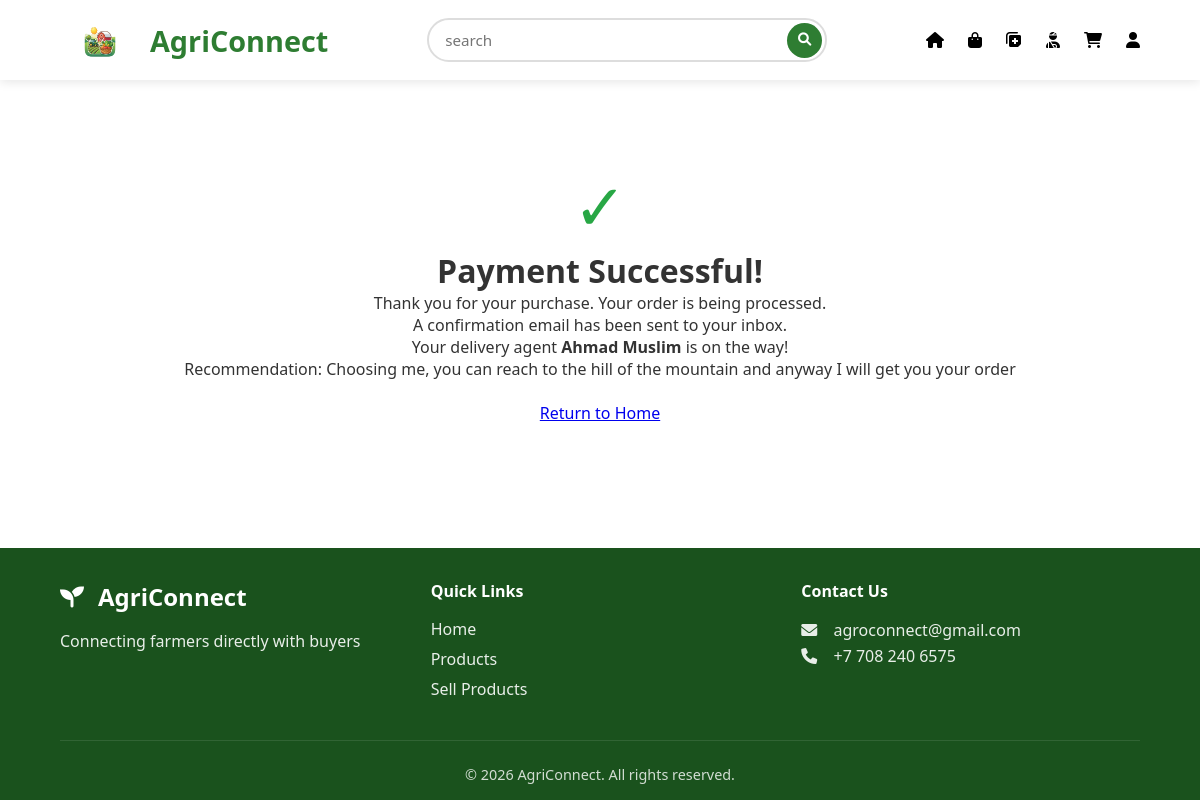
The page /success/ (signed in) on the database its author committed.
### farmer_app/models.py (models this page shows, shortened)
class Deliveries(models.Model):
    fullname = models.CharField(max_length=255)
    image = models.ImageField(upload_to="delivery_images/", blank=True, null=True)
    working_stage = models.IntegerField()
    recommendation = models.TextField()

### farmer_app/views.py (the view)
# urls.py: path('success/', views.payment_success, name='payment_success'),
@login_required
def payment_success(request):
    delivery_id = request.session.get('assigned_delivery_id')
    delivery_person = None
    if delivery_id:
        delivery_person = Deliveries.objects.get(id=delivery_id)
    if 'cart' in request.session:
        del request.session['cart']
    return render(request, 'success.html', {'delivery_person': delivery_person})

### farmer_app/templates/success.html
{% extends 'base.html' %}
{% block content %}
<div class="container" style="text-align: center; padding: 50px;">
    <div class="success-icon" style="font-size: 64px; color: #28a745;">✓</div>
    <h1>Payment Successful!</h1>
    <p>Thank you for your purchase. Your order is being processed.</p>
    <p>A confirmation email has been sent to your inbox.</p>
    {% if delivery_person %}
        <p>Your delivery agent <strong>{{ delivery_person.fullname }}</strong> is on the way!</p>
        <p>Recommendation: {{ delivery_person.recommendation }}</p>
    {% endif %}
    <br>
    <a href="/" class="btn btn-outline-primary">Return to Home</a>
</div>
{% endblock %}

### farmer_app/static/css/base.css (style rules this page uses)
* { margin: 0; padding: 0; box-sizing: border-box; font-family: 'Segoe UI', Tahoma, Geneva, Verdana, sans-serif; }
body { background-color: #ffffff; color: #333; min-height: 100vh; display: flex; flex-direction: column; }
main > * { animation: fadeIn 0.5s ease-out; }

### rows shown on the page
Deliveries: fullname "Ahmad Muslim", recommendation "Choosing me, you can reach to the hill of the mountain and anyway I will get you your order"
